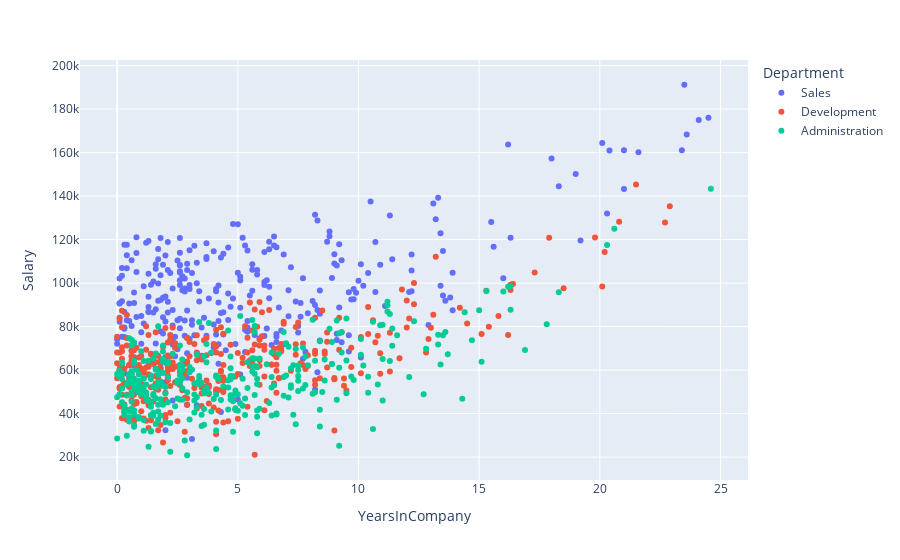

The notebook cell this image was saved under:
### Code cell
px.scatter(data_frame=df, x="YearsInCompany", y="Salary", color="Department")

### Figure 1 — Plotly figure (JSON) as saved in the notebook; plotly's stock layout.template omitted (floating-point values rounded to 4 significant figures; data arrays with more than 128 entries replaced by an {"elided": "..."} marker saying what was removed)
{"data": [{"hovertemplate": "Department=Sales<br>YearsInCompany=%{x}<br>Salary=%{y}<extra></extra>", "legendgroup": "Sales", "marker": {"color": "#636efa", "symbol": "circle"}, "mode": "markers", "name": "Sales", "orientation": "v", "showlegend": true, "type": "scatter", "x": {"elided": "311 float values"}, "xaxis": "x", "y": {"elided": "311 int values"}, "yaxis": "y"}, {"hovertemplate": "Department=Development<br>YearsInCompany=%{x}<br>Salary=%{y}<extra></extra>", "legendgroup": "Development", "marker": {"color": "#EF553B", "symbol": "circle"}, "mode": "markers", "name": "Development", "orientation": "v", "showlegend": true, "type": "scatter", "x": {"elided": "344 float values"}, "xaxis": "x", "y": {"elided": "344 int values"}, "yaxis": "y"}, {"hovertemplate": "Department=Administration<br>YearsInCompany=%{x}<br>Salary=%{y}<extra></extra>", "legendgroup": "Administration", "marker": {"color": "#00cc96", "symbol": "circle"}, "mode": "markers", "name": "Administration", "orientation": "v", "showlegend": true, "type": "scatter", "x": {"elided": "338 float values"}, "xaxis": "x", "y": {"elided": "338 int values"}, "yaxis": "y"}], "layout": {"autosize": true, "legend": {"title": {"text": "Department"}, "tracegroupgap": 0}, "margin": {"t": 60}, "xaxis": {"anchor": "y", "autorange": true, "domain": [0, 1], "range": [-1.474, 26.07], "title": {"text": "YearsInCompany"}, "type": "linear"}, "yaxis": {"anchor": "x", "autorange": true, "domain": [0, 1], "range": [7672.0, 204400.0], "title": {"text": "Salary"}, "type": "linear"}}}
